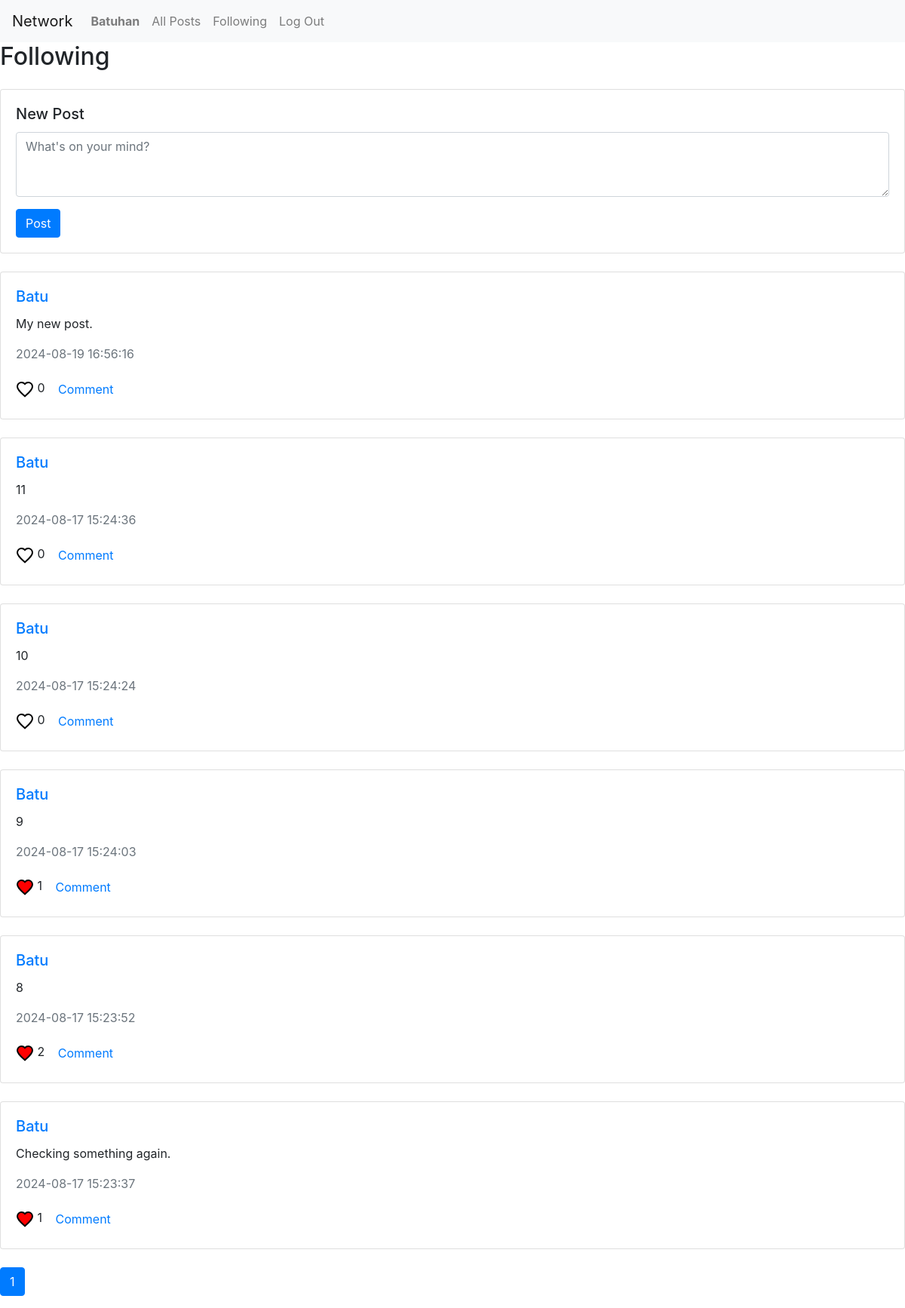
The page /following (signed in) on the database its author committed.
### network/models.py (models this page shows)
class User(AbstractUser):
    following = models.ManyToManyField("self", blank=True, symmetrical=False, related_name="followers")

class Post(models.Model):
    id = models.BigAutoField(primary_key=True)
    post = models.CharField(max_length=280)
    author = models.ForeignKey(User, on_delete=models.CASCADE, related_name="posts")
    date = models.DateTimeField(auto_now_add=True)
    likes = models.ManyToManyField(User, blank=True, related_name="liked")
    parent = models.ForeignKey("self", blank=True, null=True, on_delete=models.CASCADE, related_name="mentions")

### network/views.py (the view)
# urls.py: path("following", views.following, name="following"),
@login_required(login_url="/login", redirect_field_name=None)
def following(request):
    page = request.GET.get("page", 1)
    try:
        page = int(page)
        if page < 1:
            return redirect(reverse("index"))
    except ValueError:
        return redirect(reverse("index"))
    posts = Post.objects.filter( Q(author__in=request.user.following.all()) & Q(parent__isnull=True)).order_by('-date')
    paginator = Paginator(posts, 10)
    try:
        current = paginator.page(page)
    except EmptyPage:
        return redirect(reverse("index"))  # Redirect if page number is out of range
    post_data = []
    for post in current:
        post_data.append({
            'id': post.id,
            'content': post.post,
            'author': post.author.get_username(),
            'date': post.date.strftime('%Y-%m-%d %H:%M:%S'),
            'likes': post.likes.count(),
            'userLiked': request.user in post.likes.all(),
            'isAuthor': request.user == post.author
        })
    return render(request, "network/following.html", {
        "page_obj": current,
        "posts": post_data
    })

### network/templates/network/following.html (shortened to what this page needs)
{% extends "network/layout.html" %}
{% block body %}
    <h2>Following</h2>
    {% if user.is_authenticated %}
    <div class="card my-4">
        <div class="card-body">
            <h5 class="card-title">New Post</h5>
            <form id="create">
                <div class="form-group">
                    <textarea class="form-control" id="new-post" rows="3" placeholder="What's on your mind?"></textarea>
                </div>
                <button id="submit-post" type="submit" class="btn btn-primary">Post</button>
            </form>
        </div>
    </div>
    {% endif %}
    <div id="posts">
            {% for post in posts %}
            <div class="card my-4 post" data-post-id="{{ post.id }}">
                <div class="card-body">
                    <h5 class="card-title">
                        <a href="{% url 'user' post.author %}">{{ post.author }}</a>
                    </h5>
                    <p class="post-content">{{ post.content }}</p>
                    <p class="text-muted">{{ post.date }}</p>
                    <div>
                        <svg class="like" data-post-id="{{ post.id }}" width="24" height="24" viewBox="0 0 24 24" {% if post.userLiked %} style="fill: red; cursor: pointer;" {% else %} style="fill: transparent; cursor: pointer;" {% endif %}>
                            <path d="M12 21.35l-1.45-1.32C5.4 15.36 2 12.28 2 8.5 2 5.42 4.42 3 7.5 3c1.74 0 3.41.81 4.5 2.09C13.09 3.81 14.76 3 16.5 3 19.58 3 22 5.42 22 8.5c0 3.78-3.4 6.86-8.55 11.54L12 21.35z" stroke="black" stroke-width="2"/>
                        </svg>
                        <span>{{ post.likes }}</span>
                        <button class="comment btn btn-link" data-post-id="{{ post.id }}">Comment</button>
                    </div>
                </div>
            </div>
            {% endfor %}
    </div>
    <nav aria-label="Page navigation">
        <ul class="pagination">
            {% for i in page_obj.paginator.page_range %}
            <li class="page-item {% if i == page_obj.number %}active{% endif %}">
                <a class="page-link" href="?page={{ i }}">{{ i }}</a>
            </li>
            {% endfor %}
        </ul>
    </nav>
{% endblock %}
{% block script %}
{% load static %}
{% endblock %}

### network/templates/network/layout.html (shortened to what this page needs)
{% load static %}
<!DOCTYPE html>
<html lang="en">
    <head>
        <link rel="stylesheet" href="https://stackpath.bootstrapcdn.com/bootstrap/4.4.1/css/bootstrap.min.css">
        <link href="{% static 'network/styles.css' %}" rel="stylesheet">
    </head>
    <body>
        <nav class="navbar navbar-expand-lg navbar-light bg-light">
            <a class="navbar-brand" href="#">Network</a>
            <div>
              <ul class="navbar-nav mr-auto">
                {% if user.is_authenticated %}
                    <li class="nav-item">
                        <a class="nav-link" href="{% url 'user' name=user.username%}"><strong>{{ user.username }}</strong></a>
                    </li>
                {% endif %}
                <li class="nav-item">
                  <a class="nav-link" href="{% url 'index' %}">All Posts</a>
                </li>
                {% if user.is_authenticated %}
                    <li class="nav-item">
                        <a class="nav-link" href="{% url 'following' %}">Following</a>
                    </li>
                    <li class="nav-item">
                        <a class="nav-link" href="{% url 'logout' %}">Log Out</a>
                    </li>
                {% endif %}
              </ul>
            </div>
          </nav>
        <div class="body">
            {% block body %}
            {% endblock %}
        </div>
    </body>
</html>

### rows shown on the page
User: username "Batuhan"
User: author "Batu" "Batu" "Batu" "Batu" "Batu" "Batu"
Post: content "My new post."
Post: content "11"
Post: content "10"
Post: content "Checking something again."

### other values the page prints
{{ post.date }} "2024-08-19 16:56:16" "2024-08-17 15:24:36" "2024-08-17 15:24:24" "2024-08-17 15:24:03" "2024-08-17 15:23:52" "2024-08-17 15:23:37"
{{ post.likes }} "0" "0" "0" "1" "2" "1"
{{ post.content }} "9" "8"
{{ i }} "1"
